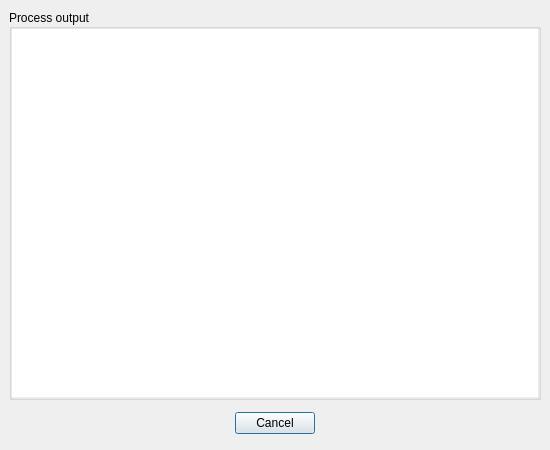
<ui version="4.0" >
 <class>ProcessViewWidget</class>
 <widget class="QDialog" name="ProcessViewWidget" >
  <property name="geometry" >
   <rect>
    <x>0</x>
    <y>0</y>
    <width>550</width>
    <height>450</height>
   </rect>
  </property>
  <property name="sizePolicy" >
   <sizepolicy>
    <hsizetype>0</hsizetype>
    <vsizetype>0</vsizetype>
    <horstretch>0</horstretch>
    <verstretch>0</verstretch>
   </sizepolicy>
  </property>
  <property name="windowTitle" >
   <string>TTCut - Process output</string>
  </property>
  <layout class="QGridLayout" >
   <property name="margin" >
    <number>9</number>
   </property>
   <property name="spacing" >
    <number>6</number>
   </property>
   <item row="0" column="0" >
    <widget class="QGroupBox" name="gbProcessView" >
     <property name="title" >
      <string>Process output</string>
     </property>
     <property name="alignment" >
      <set>Qt::AlignLeading|Qt::AlignLeft|Qt::AlignVCenter</set>
     </property>
     <property name="flat" >
      <bool>false</bool>
     </property>
     <layout class="QGridLayout" >
      <property name="margin" >
       <number>0</number>
      </property>
      <property name="spacing" >
       <number>0</number>
      </property>
      <item row="0" column="0" >
       <widget class="QListWidget" name="procOutputList" >
        <property name="enabled" >
         <bool>true</bool>
        </property>
        <property name="frameShape" >
         <enum>QFrame::NoFrame</enum>
        </property>
        <property name="frameShadow" >
         <enum>QFrame::Plain</enum>
        </property>
        <property name="selectionMode" >
         <enum>QAbstractItemView::NoSelection</enum>
        </property>
       </widget>
      </item>
     </layout>
    </widget>
   </item>
   <item row="1" column="0" >
    <layout class="QHBoxLayout" >
     <property name="margin" >
      <number>0</number>
     </property>
     <property name="spacing" >
      <number>6</number>
     </property>
     <item>
      <spacer>
       <property name="orientation" >
        <enum>Qt::Horizontal</enum>
       </property>
       <property name="sizeHint" >
        <size>
         <width>101</width>
         <height>35</height>
        </size>
       </property>
      </spacer>
     </item>
     <item>
      <widget class="QPushButton" name="btnCancel" >
       <property name="text" >
        <string>Cancel</string>
       </property>
       <property name="icon" >
        <iconset resource="processviewwidget.qrc" >:/pixmaps/pixmaps/messagebox_critical.png</iconset>
       </property>
      </widget>
     </item>
     <item>
      <spacer>
       <property name="orientation" >
        <enum>Qt::Horizontal</enum>
       </property>
       <property name="sizeHint" >
        <size>
         <width>40</width>
         <height>20</height>
        </size>
       </property>
      </spacer>
     </item>
    </layout>
   </item>
  </layout>
 </widget>
 <resources>
  <include location="processviewwidget.qrc" />
 </resources>
 <connections/>
</ui>
